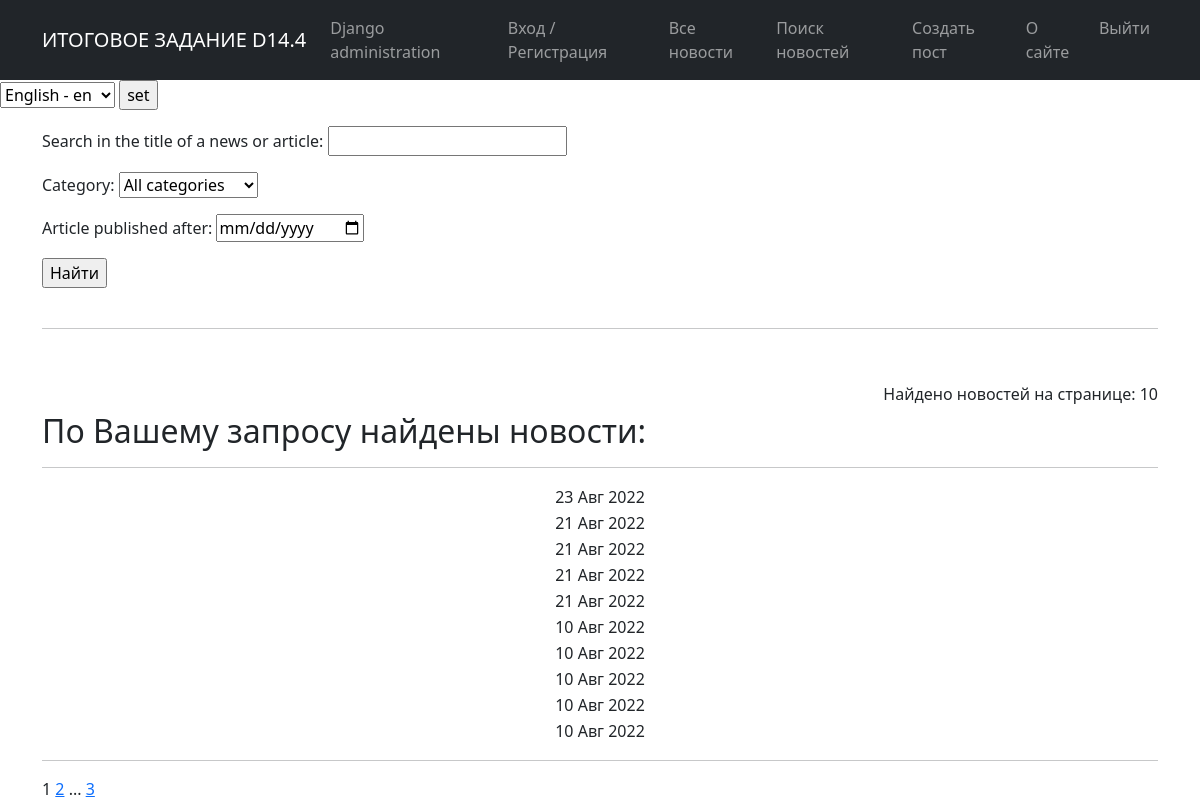
The page /news/search/ on the database as committed earlier.
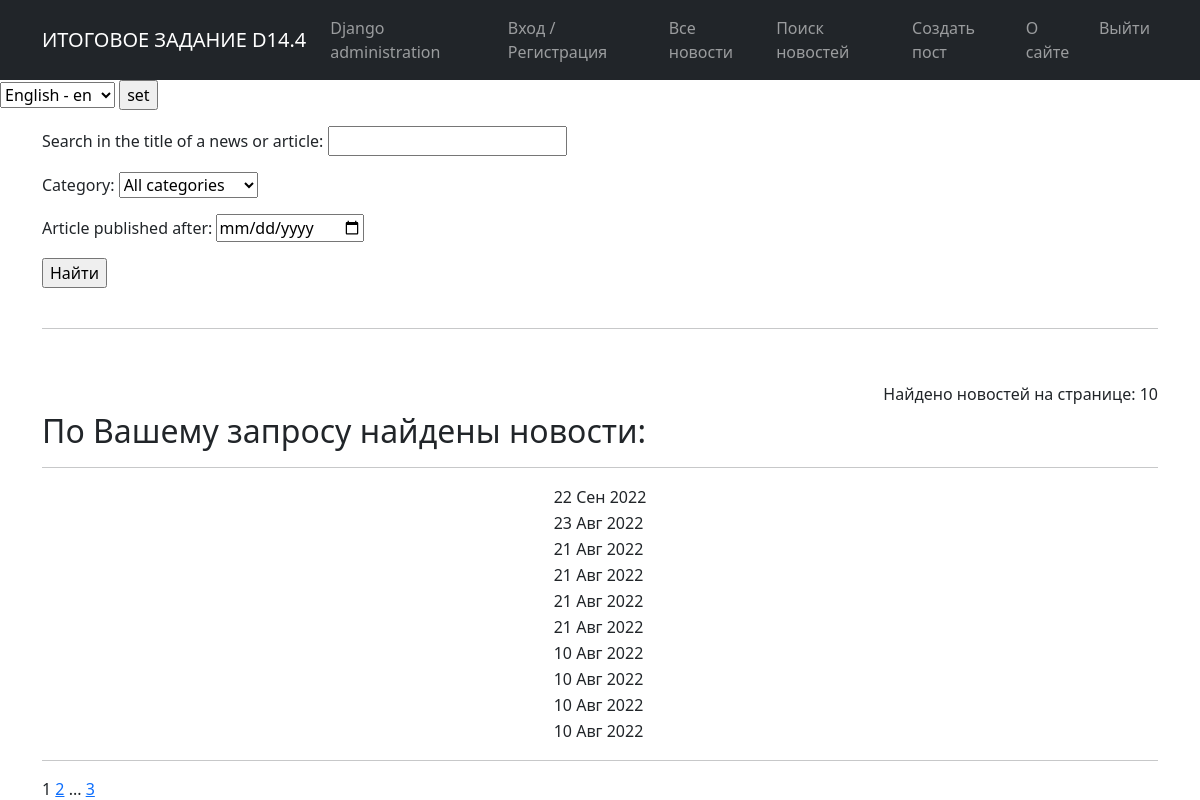
The same page on the database as committed later.
### news/models.py (models this page shows, shortened)
class Post(models.Model):
    NEWS = 'NW'
    ARTICLE = 'AT'
    CHOISE_NW_AT = [
        (NEWS, 'Новость'),
        (ARTICLE, 'Статья')
    ]
    author = models.ForeignKey(
        Author, on_delete=models.CASCADE,
        verbose_name=pgettext_lazy('Author name', 'Author name'),
        help_text=_('Author name')
    )
    type_of_post = models.CharField(
        max_length=2,
        default=NEWS,
        choices=CHOISE_NW_AT,
        verbose_name=pgettext_lazy('Post type', 'Post type'),
        help_text=_('Post type')
    )
    post_create_datetime = models.DateTimeField(
        auto_now_add=True,
        verbose_name=pgettext_lazy('Time and date of publication', 'Time and date of publication'),
        help_text=_('Time and date of publication')
    )
    post_category = models.ManyToManyField(
        Category, through='PostCategory',
        related_name='posts',
        verbose_name=pgettext_lazy('This is category of post', 'Post category'),
        help_text=_('Post category')
    )
    post_title = models.CharField(
        max_length=128,
        verbose_name=pgettext_lazy('Post title', 'Post title'),
        help_text=_('Post title')
    )
    post_text = models.TextField(
        verbose_name=pgettext_lazy('The content of the post', 'The content of the post'),
        help_text=_('The content of the post')
    )
    post_rating = models.IntegerField(
        default=0,
        verbose_name=pgettext_lazy('The rating of the post', 'The rating of the post'),
        help_text=_('The rating of the post')
    )
    is_updated = models.BooleanField(
        default=False
    )
    is_new = models.BooleanField(
        default=True,
        help_text=_('Is this article new?')
    )
    def get_absolute_url(self):
        return reverse('new_detail', args=[str(self.id)])

### news/views.py (the view)
# urls.py: path('search/', PostSearch.as_view(), name='news_search'),
class PostSearch(ListView):
    model = Post
    ordering = '-post_create_datetime'
    template_name = 'search.html'
    context_object_name = 'search'
    paginate_by = 10
    def get_queryset(self):
        queryset = super().get_queryset()
        self.filterset = PostFilter(self.request.GET, queryset)
        return self.filterset.qs
    def get_context_data(self, **kwargs):
        context = super().get_context_data(**kwargs)
        context['filterset'] = self.filterset
        return context

### news/models.py (called while the page is built)
    def __str__(self):
        return self.name

### news/templatetags/custom_filters.py (called while the page is built)
@register.filter()
def makegoodwords(value):
    new_value = keyword_processor.replace_keywords(value)
    return new_value

### templates/search.html (shortened to what this page needs)
{% extends 'flatpages/default.html' %}
{% load i18n %}
{% load custom_filters %}
{% block content %}
   <form align='' action="" method="get">
       <p>{{ filterset.form.as_p }}</p>
       <input type="submit" value="Найти">
   </form>
    <p>&nbsp;</p>
    <hr>
    <p>&nbsp;</p>
    <h6 align='right'>Найдено новостей на странице: {{search|length}}</h6>
    <h2>По Вашему запросу найдены новости:</h2>
    <hr>
    {% if search %}
        <table align='center' border="0" cellspacing="0">
           {% for s in search %}
                <tr align="left">
                    <td> <a href="{{ s.get_absolute_url }}"> {{ s.post_title|makegoodwords}} </a></td>
                    <td>{{ s.post_create_datetime|date:'d M Y' }}</td>
                    <td>{{ s.post_text|truncatechars:20|makegoodwords }}</td>
                </tr>
            {% endfor %}
        </table>
    {% else %}
        <h3>По Вашему запросу не найдено ни одной новости!</h3>
    {% endif %}
    <hr>
   {{ page_obj.number }}
   {% if page_obj.has_next %}
       <a href="?page={{ page_obj.next_page_number }}">{{ page_obj.next_page_number }}</a>
       {% if paginator.num_pages != page_obj.next_page_number %}
           ...
           <a href="?page={{ page_obj.paginator.num_pages }}">{{ page_obj.paginator.num_pages }}</a>
       {% endif %}
   {% endif %}
{% endblock content %}

Rows that differ between the two databases and show on the page:
no longer on this page (row unchanged): Post: post_create_datetime "10 Авг 2022"
added Post: post_create_datetime "22 Сен 2022"
